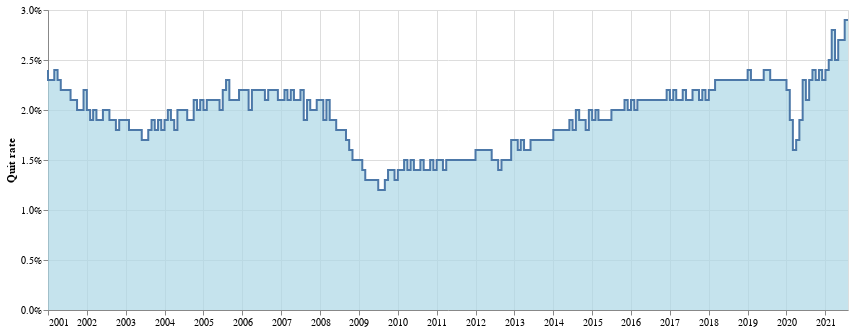

Write notebook code for a chart like this one.
### Code cell
alt.Chart(df).mark_area(
    color='lightblue',
    interpolate='step-before',
    line=True
).encode(
    x=alt.X('date:T', axis=alt.Axis(title='')),
    y=alt.Y('value:Q', axis=alt.Axis(title='Quit rate', format='%')),
).properties(
    width=800
)

### Figure 1 — Vega-Lite specification as saved in the notebook (floating-point values rounded to 4 significant figures; data arrays with more than 128 entries replaced by an {"elided": "..."} marker saying what was removed)
{"config": {"view": {"continuousWidth": 400, "continuousHeight": 300}}, "data": {"name": "data-16ef2edf6e559527a8beb3bc3e8fcf0c"}, "mark": {"type": "area", "color": "lightblue", "interpolate": "step-before", "line": true}, "encoding": {"x": {"type": "temporal", "axis": {"title": ""}, "field": "date"}, "y": {"type": "quantitative", "axis": {"format": "%", "title": "Quit rate"}, "field": "value"}}, "width": 800, "$schema": "https://vega.github.io/schema/vega-lite/v4.8.1.json", "datasets": {"data-16ef2edf6e559527a8beb3bc3e8fcf0c": {"elided": "248 records"}}}
